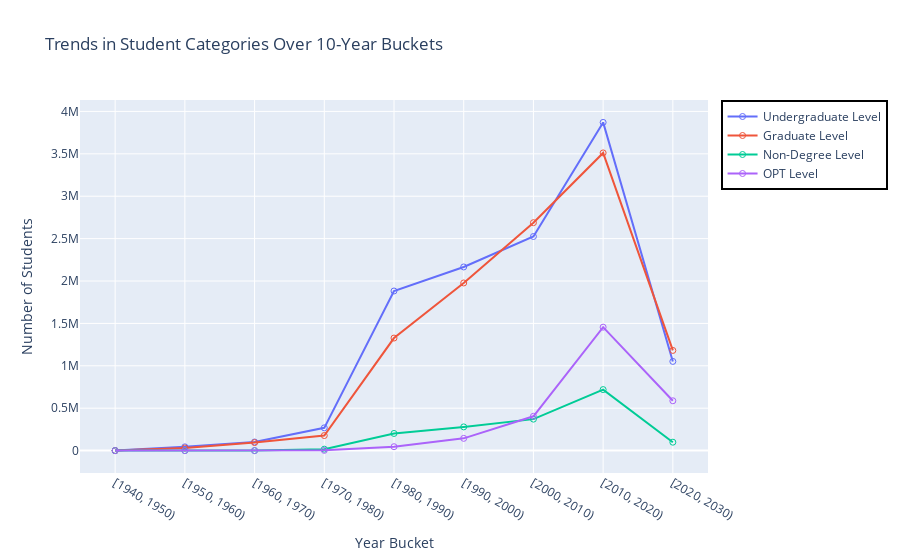

The notebook cell this image was saved under:
### Code cell
import plotly.graph_objs as go

# Extracting the start year and converting it to an integer for grouping
academic_df['start_year'] = academic_df['year'].apply(lambda x: int(x.split('/')[0]))

# Creating 10-year buckets
academic_df['year_bucket'] = pd.cut(academic_df['start_year'], bins=range(1940, 2040, 10), right=False)

# Ensure the 'year_bucket' column is added correctly
print("Check if 'year_bucket' is in columns:", 'year_bucket' in academic_df.columns)

# Grouping the data by 10-year buckets and calculating the sum for each category
grouped_data = academic_df.groupby('year_bucket').sum()[['undergraduate', 'graduate', 'non_degree', 'opt']]

# Converting the 'year_bucket' column to string for plotting
grouped_data['year_bucket_str'] = grouped_data.index.astype(str)

# Visualizing the trends in the 10-year buckets for each category
fig = go.Figure()

# Dictionary to map old labels to new labels
labels_dict = {'undergraduate': 'Undergraduate Level', 'graduate': 'Graduate Level', 'non_degree': 'Non-Degree Level', 'opt': 'OPT Level'}

# Plot for each category
for category in ['undergraduate', 'graduate', 'non_degree', 'opt']:
    fig.add_trace(go.Scatter(x=grouped_data['year_bucket_str'], y=grouped_data[category], mode='lines+markers', name=labels_dict[category], marker=dict(symbol='circle-open')))

# Improve written labels and add legend outline
fig.update_layout(title='Trends in Student Categories Over 10-Year Buckets', xaxis_title='Year Bucket', yaxis_title='Number of Students', legend=dict(bordercolor='Black', borderwidth=2))

fig.show()

### Figure 1 — Plotly figure (JSON) as saved in the notebook; plotly's stock layout.template omitted (floating-point values rounded to 4 significant figures)
{"data": [{"marker": {"symbol": "circle-open"}, "mode": "lines+markers", "name": "Undergraduate Level", "type": "scatter", "x": ["[1940, 1950)", "[1950, 1960)", "[1960, 1970)", "[1970, 1980)", "[1980, 1990)", "[1990, 2000)", "[2000, 2010)", "[2010, 2020)", "[2020, 2030)"], "y": [0, 44265, 101426, 268469, 1882327, 2165812, 2525080, 3870651, 1051921]}, {"marker": {"symbol": "circle-open"}, "mode": "lines+markers", "name": "Graduate Level", "type": "scatter", "x": ["[1940, 1950)", "[1950, 1960)", "[1960, 1970)", "[1970, 1980)", "[1980, 1990)", "[1990, 2000)", "[2000, 2010)", "[2010, 2020)", "[2020, 2030)"], "y": [0, 31028, 94208, 177525, 1327393, 1977049, 2687903, 3510680, 1181396]}, {"marker": {"symbol": "circle-open"}, "mode": "lines+markers", "name": "Non-Degree Level", "type": "scatter", "x": ["[1940, 1950)", "[1950, 1960)", "[1960, 1970)", "[1970, 1980)", "[1980, 1990)", "[1990, 2000)", "[2000, 2010)", "[2010, 2020)", "[2020, 2030)"], "y": [0, 0, 0, 16850, 202156, 279466, 370983, 719641, 99048]}, {"marker": {"symbol": "circle-open"}, "mode": "lines+markers", "name": "OPT Level", "type": "scatter", "x": ["[1940, 1950)", "[1950, 1960)", "[1960, 1970)", "[1970, 1980)", "[1980, 1990)", "[1990, 2000)", "[2000, 2010)", "[2010, 2020)", "[2020, 2030)"], "y": [0, 0, 0, 2840, 46072, 144505, 404862, 1455670, 587437]}], "layout": {"legend": {"bordercolor": "Black", "borderwidth": 2}, "title": {"text": "Trends in Student Categories Over 10-Year Buckets"}, "xaxis": {"title": {"text": "Year Bucket"}}, "yaxis": {"title": {"text": "Number of Students"}}}}
